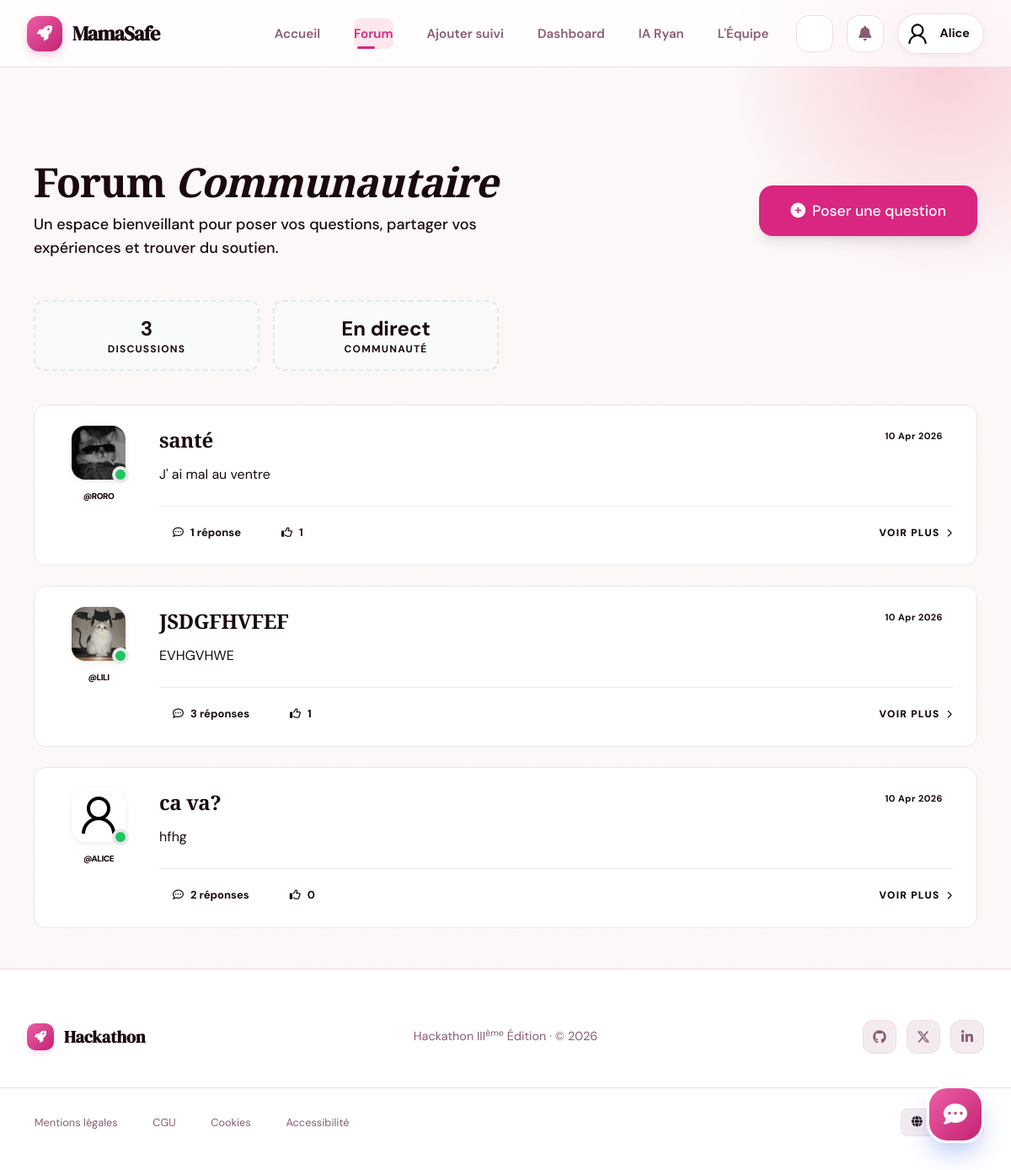
The app's page /forum/ (signed in) with its own data.
### Users/models.py (models this page shows, shortened)
class User(AbstractUser):
    GROUPE_SANGUIN_CHOIX = [
        ('A+', 'A+'), ('A-', 'A-'),
        ('B+', 'B+'), ('B-', 'B-'),
        ('AB+', 'AB+'), ('AB-', 'AB-'),
        ('O+', 'O+'), ('O-', 'O-'),
    ]
    is_admin_user = models.BooleanField(default=False)
    is_customer = models.BooleanField(default=True)
    age = models.PositiveIntegerField(null=True, blank=True, help_text="25")
    date_dernieres_regles = models.DateField(null=True, blank=True, help_text="Date des dernières règles)")
    date_prevue_accouchement = models.DateField(null=True, blank=True)
    taille = models.PositiveIntegerField(null=True, blank=True, help_text="En cm")
    poids_initial = models.FloatField(null=True, blank=True, help_text="En kg")
    groupe_sanguin = models.CharField(
        null=True,
        blank=True,
        max_length=5,
        choices=GROUPE_SANGUIN_CHOIX
    )
    antecedents_medicaux = models.TextField(null=True, blank=True)
    nombre_grossesses_precedentes = models.PositiveIntegerField(default=0, blank=True)
    photo = models.ImageField(
        upload_to="profile_pictures/",
        default="profile_pictures/default.png",
        blank=True,
        null=True,
    )
    def notifications_non_lues(self):
        return self.notifications.filter(is_read=False).order_by("-created_at")
    def nombre_notifications_non_lues(self):
        return self.notifications.filter(is_read=False).count()

### forum/models.py (models this page shows, shortened)
class Question(models.Model):
    user = models.ForeignKey(
        settings.AUTH_USER_MODEL,
        on_delete=models.CASCADE,
        related_name='questions'
    )
    title = models.CharField(max_length=255)
    content = models.TextField()
    image = models.ImageField(upload_to='forum/questions/', blank=True, null=True)
    likes = models.ManyToManyField(settings.AUTH_USER_MODEL, related_name='liked_questions', blank=True)
    dislikes = models.ManyToManyField(settings.AUTH_USER_MODEL, related_name='disliked_questions', blank=True)
    created_at = models.DateTimeField(auto_now_add=True)
    updated_at = models.DateTimeField(auto_now=True)
    class Meta:
        ordering = ['-created_at']
    def total_likes(self):
        return self.likes.count()

### forum/views.py (the view)
# urls.py: path('', views.question_list, name='question_list'),
def question_list(request):
    questions = Question.objects.all().select_related('user').prefetch_related('answers')
    return render(request, 'forum/question_list.html', {'questions': questions})

### templates/forum/question_list.html (shortened to what this page needs)
{% extends 'Base/base.html' %}
{% block content %}
<div class="container mx-auto px-4 py-12 max-w-6xl">
    <div class="flex flex-col md:flex-row justify-between items-start md:items-center gap-6 mb-12">
        <div class="animate-fade-in">
            <h1 class="text-4xl md:text-5xl font-black text-ink tracking-tight mb-3">
                Forum <span class="text-primary italic">Communautaire</span>
            </h1>
            <p class="text-ink-muted text-lg font-medium max-w-xl">
                Un espace bienveillant pour poser vos questions, partager vos expériences et trouver du soutien.
            </p>
        </div>
        {% if user.is_authenticated %}
            <a href="{% url 'forum:ask_question' %}" class="btn btn-primary btn-lg shadow-lg group">
                <i class="fas fa-plus-circle transition-transform group-hover:rotate-90"></i>
                Poser une question
            </a>
        {% endif %}
    </div>
    <div class="grid grid-cols-2 md:grid-cols-4 gap-4 mb-10">
        <div class="glass-card p-4 text-center border-dashed border-2">
            <span class="block text-2xl font-bold text-primary">{{ questions.count }}</span>
            <span class="text-xs font-bold uppercase tracking-widest text-ink-muted">Discussions</span>
        </div>
        <div class="glass-card p-4 text-center border-dashed border-2">
            <span class="block text-2xl font-bold text-secondary">En direct</span>
            <span class="text-xs font-bold uppercase tracking-widest text-ink-muted">Communauté</span>
        </div>
    </div>
    <div class="space-y-6">
        {% for question in questions %}
            <div class="cool-card group hover:border-primary/30 transition-all duration-500 hover:-translate-y-1">
                <div class="flex flex-col md:flex-row gap-6">
                    <div class="hidden md:flex flex-col items-center gap-3 w-24 flex-shrink-0">
                        {% if question.user.photo %}
                            <div class="relative">
                                <img src="{{ question.user.photo.url }}" class="w-16 h-16 rounded-2xl object-cover ring-4 ring-paper shadow-md" alt="{{ question.user.username }}">
                                <div class="absolute -bottom-1 -right-1 w-5 h-5 bg-green-500 border-4 border-surface rounded-full"></div>
                            </div>
                        {% else %}
                            <div class="w-16 h-16 rounded-2xl bg-grad-primary flex items-center justify-center text-white font-bold text-2xl shadow-md">
                                {{ question.user.username|first|upper }}
                            </div>
                        {% endif %}
                        <span class="text-[10px] font-black uppercase tracking-tighter text-ink-muted">@{{ question.user.username }}</span>
                    </div>
                    <div class="flex-grow">
                        <div class="flex justify-between items-start gap-4 mb-3">
                            <h2 class="text-2xl font-bold text-ink group-hover:text-primary transition-colors leading-snug">
                                <a href="{% url 'forum:question_detail' question.pk %}">
                                    {{ question.title }}
                                </a>
                            </h2>
                            <span class="hidden md:block text-[10px] font-bold text-ink-muted bg-surface-2 px-3 py-1 rounded-full whitespace-nowrap">
                                {{ question.created_at|date:"d M Y" }}
                            </span>
                        </div>
                        <p class="text-ink-muted leading-relaxed mb-6 line-clamp-2 md:line-clamp-3">
                            {{ question.content }}
                        </p>
                        <div class="flex items-center justify-between pt-4 border-t border-line">
                            <div class="flex items-center gap-4">
                                <span class="flex items-center gap-2 text-sm font-bold text-primary bg-primary/5 px-4 py-2 rounded-xl">
                                    <i class="far fa-comment-dots"></i>
                                    {{ question.answers.count }} réponse{{ question.answers.count|pluralize }}
                                </span>
                                <span class="flex items-center gap-2 text-sm font-bold text-ink-muted bg-surface-2 px-4 py-2 rounded-xl">
                                    <i class="far fa-thumbs-up"></i>
                                    {{ question.total_likes }}
                                </span>
                            </div>
                            <a href="{% url 'forum:question_detail' question.pk %}" class="text-sm font-black uppercase tracking-widest text-ink hover:text-primary flex items-center gap-2 transition-all group/link">
                                Voir plus
                                <i class="fas fa-chevron-right text-[10px] group-hover/link:translate-x-1 transition-transform"></i>
                            </a>
                        </div>
                    </div>
                </div>
            </div>
        {% endfor %}
    </div>
</div>
{% endblock %}

### templates/Base/base.html (shortened to what this page needs)
<html lang="fr" data-theme="light">
    <head>
        <script src="https://cdn.tailwindcss.com"></script>
        <link
            rel="stylesheet"
            href="https://cdnjs.cloudflare.com/ajax/libs/font-awesome/6.5.0/css/all.min.css"
        />
        {% load static %}
        <link rel="stylesheet" href="{% static 'css/style.css' %}" />
    </head>
    <body>
        <header role="banner">
            <nav
                class="navbar"
                role="navigation"
                aria-label="Navigation principale"
            >
                <div class="navbar-inner">
                    <a
                        href="{% url 'users:landing' %}"
                        class="logo"
                        aria-label="Hackathon — Accueil"
                    >
                        <div class="logo-mark"><i class="fas fa-rocket" aria-hidden="true"></i></div>
                        <span class="logo-text">MamaSafe</span>
                    </a>
                    <ul class="nav-links desktop-nav" role="list">
                        <li><a href="{% url 'users:landing' %}" {% if request.path == '/' %}aria-current="page"{% endif %}>Accueil</a></li>
                        <li>
                            <a
                                href="{% url 'forum:question_list' %}"
                                {% if '/forum/' in request.path %}aria-current="page"{% endif %}
                                onclick="if (!{{ user.is_authenticated|lower }}) { alert('Il faudra se connecter pour accéder à cette page.'); return false; }"
                                >Forum</a
                            >
                        </li>
                        <li>
                            <a
                                href="{% url 'pregancy:ajouter_suivi' %}"
                                onclick="if (!{{ user.is_authenticated|lower }}) { alert('Il faudra se connecter pour accéder à cette page.'); return false; }"
                                >Ajouter suivi</a
                            >
                        </li>
                        <li>
                            <a
                                href="{% url 'pregancy:dashboard' %}"
                                onclick="if (!{{ user.is_authenticated|lower }}) { alert('Il faudra se connecter pour accéder à cette page.'); return false; }"
                                >Dashboard</a
                            >
                        </li>
                        {% if user.is_authenticated %}
                        <li><a href="{% url 'users:chat_home' %}" {% if '/chat/' in request.path %}aria-current="page"{% endif %}>IA Ryan</a></li>
                        {% endif %}
                        <li><a href="{% url 'users:about' %}" {% if '/about/' in request.path %}aria-current="page"{% endif %}>L'Équipe</a></li>
                    </ul>
                    <div class="nav-actions desktop-nav">
                        <button
                            class="theme-btn"
                            id="theme-toggle"
                            aria-label="Changer le thème"
                        >
                        </button>
                        {% if user.is_authenticated %}
                        <div class="relative" id="notif-wrapper">
                            <button
                                class="nav-icon-btn"
                                id="notif-btn"
                                aria-haspopup="true"
                                aria-expanded="false"
                                aria-controls="notif-dropdown"
                                aria-label="Notifications — {% if user.nombre_notifications_non_lues > 0 %}{{ user.nombre_notifications_non_lues }} non lues{% else %}aucune nouvelle{% endif %}"
                            >
                                <i class="fas fa-bell" aria-hidden="true"></i>
                            </button>
                        </div>
                        <a href="{% url 'users:profile' %}" class="user-pill" {% if '/profile/' in request.path %}aria-current="page"{% endif %}>
                            {% if user.photo %}
                            <img
                                src="{{ user.photo.url }}"
                                class="avatar"
                                alt="{{ user.username }}"
                            />
                            {% else %}
                            <div class="avatar-initials">
                                {{ user.username|first|upper }}
                            </div>
                            {% endif %}
                            <span class="user-name">{{ user.username }}</span>
                        </a>
                        {% endif %}
                    </div>
                </div>
            </nav>
        </header>
        <main id="main-content" class="main">{% block content %}{% endblock %}</main>
        <footer role="contentinfo">
            <div class="footer-inner">
                <div class="footer-brand">
                    <div class="footer-mark"><i class="fas fa-rocket" aria-hidden="true"></i></div>
                    <span class="footer-brand-name">Hackathon</span>
                </div>
                <p class="footer-copy">
                    Hackathon III<sup>ème</sup> Édition · © 2026
                </p>
                <div class="footer-links" role="list">
                    <a href="https://github.com" aria-label="GitHub" target="_blank" rel="noopener noreferrer">
                        <i class="fab fa-github" aria-hidden="true"></i>
                    </a>
                    <a href="https://twitter.com" aria-label="Twitter" target="_blank" rel="noopener noreferrer">
                        <i class="fab fa-x-twitter" aria-hidden="true"></i>
                    </a>
                    <a href="https://linkedin.com" aria-label="LinkedIn" target="_blank" rel="noopener noreferrer">
                        <i class="fab fa-linkedin-in" aria-hidden="true"></i>
                    </a>
                </div>
            </div>
            <div class="footer-bottom">
                <ul class="footer-legal" role="list">
                    <li><a href="#">Mentions légales</a></li>
                    <li><a href="#">CGU</a></li>
                    <li><a href="#">Cookies</a></li>
                    <li><a href="#">Accessibilité</a></li>
                </ul>
                <button class="footer-lang" aria-label="Changer de langue — Français sélectionné">
                    <i class="fas fa-globe" aria-hidden="true"></i>
                    <span>Français</span>
                </button>
            </div>
        </footer>
        {% if user.is_authenticated and "/chat/" not in request.path %}
        <div class="chat-widget">
            <button
                class="chat-bubble"
                id="chat-trigger"
                onclick="toggleWidget()"
                aria-expanded="false"
                aria-controls="chat-panel"
                aria-label="Ouvrir le chat"
            >
                <i class="fas fa-comment-dots" id="widget-icon"></i>
            </button>
        </div>
        {% endif %} {% block extra_scripts %}{% endblock %}
    </body>
</html>

### records on screen
User: photo (placeholder picture), username "Alice"
Question: user.photo (picture), user.username "RORO", title "santé", created_at "10 Apr 2026", content "J' ai mal au ventre", answers.count "1", total_likes "1"
Question: user.photo (picture), user.username "LILI", title "JSDGFHVFEF", created_at "10 Apr 2026", content "EVHGVHWE", answers.count "3", total_likes "1"
Question: user.photo (placeholder picture), user.username "ALICE", title "ca va?", created_at "10 Apr 2026", content "hfhg", answers.count "2", total_likes "0"

### other values on screen
{{ questions.count }} "3"
